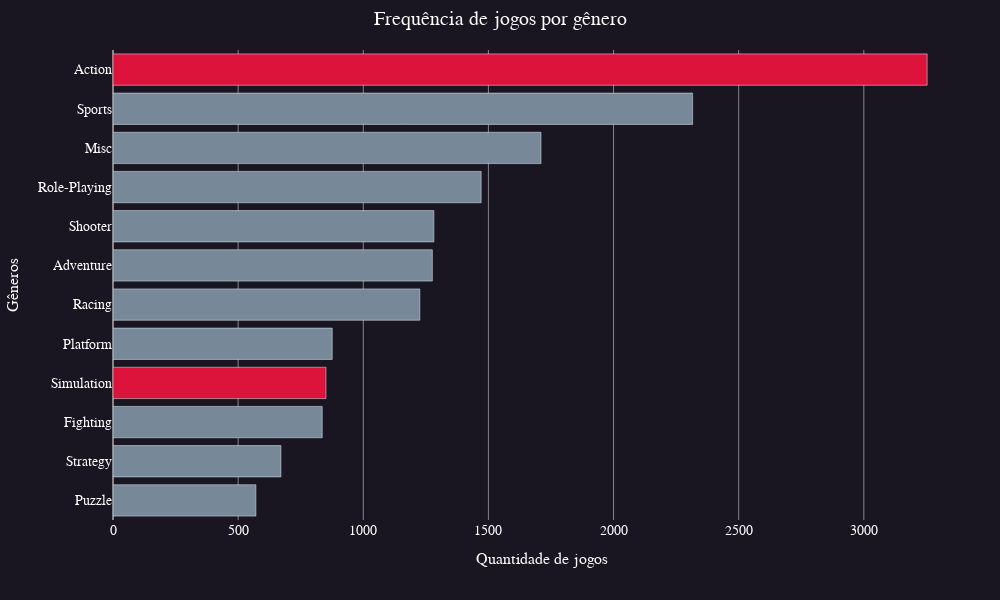

The cell this chart's notebook holds for it:
### Markdown cell above
### Visualização

### Code cell
df_genre_count_jogos = df_video_game_filtrado.groupby('genre', as_index=False)['name'].count().sort_values('name')
cores = df_genre_count_jogos.reset_index()['genre'].apply(lambda x: 'lightslategray' if x != 'Action' and x != 'Simulation' else 'crimson')
fig = go.Figure(
    go.Bar(
        x=df_genre_count_jogos['name'],
        y=df_genre_count_jogos['genre'],
        orientation='h',
        marker_color=list(cores)
        
    )
)

fig.update_layout(
    title_text="Frequência de jogos por gênero",
    xaxis_title='Quantidade de jogos',
    yaxis_title='Gêneros',

    # Padrao
    **layout_padrao,
    
    # Eixo Y
    yaxis_showgrid=False,
)

fig.show()

### Figure 1 — Plotly figure (JSON) as saved in the notebook; plotly's stock layout.template omitted (floating-point values rounded to 4 significant figures)
{"data": [{"marker": {"color": ["lightslategray", "lightslategray", "lightslategray", "crimson", "lightslategray", "lightslategray", "lightslategray", "lightslategray", "lightslategray", "lightslategray", "lightslategray", "crimson"]}, "orientation": "h", "type": "bar", "x": [571, 671, 836, 851, 876, 1226, 1276, 1282, 1471, 1710, 2316, 3253], "y": ["Puzzle", "Strategy", "Fighting", "Simulation", "Platform", "Racing", "Adventure", "Shooter", "Role-Playing", "Misc", "Sports", "Action"]}], "layout": {"font": {"color": "#fff", "family": "Balto"}, "height": 600, "margin": {"b": 80, "l": 60, "r": 30, "t": 50}, "paper_bgcolor": "#191622", "plot_bgcolor": "#191622", "title": {"font": {"size": 20}, "text": "Frequência de jogos por gênero", "x": 0.5, "xanchor": "center"}, "width": 1000, "xaxis": {"gridcolor": "#868686", "gridwidth": 1, "tickfont": {"size": 14}, "title": {"font": {"size": 16}, "text": "Quantidade de jogos"}, "zerolinecolor": "#868686", "zerolinewidth": 2}, "yaxis": {"gridcolor": "#868686", "gridwidth": 1, "showgrid": false, "tickfont": {"size": 14}, "title": {"font": {"size": 16}, "text": "Gêneros"}, "zerolinecolor": "#868686", "zerolinewidth": 2}}}
